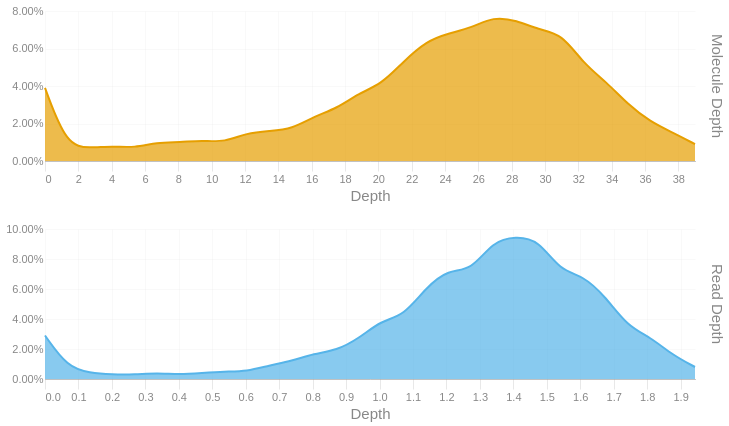

Notebook source saved alongside this figure:
### Code cell
readdep = depth_hist(tb['Read Depth'], q99, 3)
readdep = readdep.with_columns(pl.lit('Read Depth').alias('Metric'))
if not SKIPLR:
    moldep = depth_hist(tb['Molecule Depth'], mol_q99, 1)
    moldep = moldep.with_columns(pl.lit('Molecule Depth').alias('Metric'))
    _hist = pl.concat([readdep, moldep])
    _hist = _hist.filter(pl.col('Proportion') != 0)
    with SafeRender(_hist):
        (
            alt.Chart(_hist)        
            .mark_area(interpolate = "basis")
            .encode(
                x=alt.X('Bin:Q').scale(domainMin=0).axis(alt.Axis(title='Depth')),
                y = alt.Y('Proportion:Q', title = None).axis(format = '.2%'),
                color = alt.Color('Metric:N').legend(None),
                row = alt.Row("Metric:N").header(title = None, labelOrient = 'right'),
                tooltip = [
                    alt.Tooltip("Metric:N", title = "Metric"),
                    alt.Tooltip('Interval:N', title = "Depth Interval"),
                    alt.Tooltip('Proportion:Q', title = "% Alignments").format('.2%')
                ]
            )
            .resolve_scale(x='independent', y='independent')
            .properties(
                height = 150, width = 650,
                usermeta={'embedOptions': {'downloadFileName': f'{samplename}.depth.hist'}}
            )
        ).display()
else:
    readdep = readdep.filter(pl.col('Proportion') != 0)
    with SafeRender(readdep):
        (
            alt.Chart(readdep)        
            .mark_area(interpolate = "basis")
            .encode(
                x=alt.X('Bin:Q').scale(domainMin=0).axis(alt.Axis(title='Depth')),
                y = alt.Y('Proportion:Q', title = None).axis(format = '.2%'),
                tooltip = [
                    alt.Tooltip('Interval:N', title = "Depth Interval"),
                    alt.Tooltip('Proportion:Q', title = "% Alignments").format('.2%')
                ]
            )
            .properties(
                usermeta={'embedOptions': {'downloadFileName': f'{samplename}.depth.hist'}}
            )
        ).display()

### Figure 1 — Vega-Lite specification as saved in the notebook (floating-point values rounded to 4 significant figures)
{"width": 650, "height": 150, "config": {"title": {"anchor": "start", "dy": -15, "fontSize": 18, "color": "#888888", "subtitleColor": "#888888", "subtitleFontSize": 14}, "arc": {"fill": "#0072B2"}, "axis": {"domainColor": "#888888", "domainWidth": 0.5, "gridWidth": 0.2, "grid": false, "titleFontWeight": 400, "titleFontSize": 15, "labelFontSize": 11, "labelColor": "#888888", "tickColor": "#888888", "tickWidth": 0.2, "titleColor": "#888888"}, "axisBand": {"grid": false}, "axisX": {"grid": true, "tickSize": 10, "domainCap": "round"}, "axisY": {"domain": false, "grid": true, "tickSize": 0, "domainCap": "round"}, "background": "transparent", "header": {"labelFontSize": 15, "labelColor": "#888888", "titleFontSize": 15, "titleFontWeight": 600, "titleColor": "#888888"}, "legend": {"labelFont": "sans-serif", "labelFontSize": 12, "labelColor": "#888888", "symbolSize": 100, "symbolType": "circle", "titleFontSize": 12, "titlePadding": 10, "titleColor": "#888888", "title": null}, "range": {"category": ["#E69F00", "#56B4E9", "#009E73", "#F0E442", "#0072B2", "#D55E00", "#CC79A7", "#000000"], "diverging": ["#cfe8f3", "#a2d4ec", "#73bfe2", "#46abdb", "#1696d2", "#12719e"]}, "area": {"fill": "#0072B2", "fillOpacity": 0.7, "line": true, "strokeOpacity": 0.7}, "line": {"color": "#0072B2", "stroke": "#0072B2", "strokeWidth": 2}, "trail": {"color": "#0072B2", "stroke": "#0072B2", "strokeWidth": 0, "size": 1}, "point": {"filled": true, "fillOpacity": 1.0, "size": 95}, "text": {"color": "#888888", "fontSize": 11, "align": "right", "fontWeight": 400, "size": 11}, "bar": {"fill": "#0072B2", "stroke": null}, "view": {"stroke": null, "continuousWidth": 660, "continuousHeight": 400}}, "data": {"name": "data-d433e18b8d68ec3a62ddfd2562081b7a"}, "mark": {"type": "area", "interpolate": "basis"}, "encoding": {"color": {"field": "Metric", "legend": null, "type": "nominal"}, "row": {"field": "Metric", "header": {"title": null, "labelOrient": "right"}, "type": "nominal"}, "tooltip": [{"field": "Metric", "title": "Metric", "type": "nominal"}, {"field": "Interval", "title": "Depth Interval", "type": "nominal"}, {"field": "Proportion", "format": ".2%", "title": "% Alignments", "type": "quantitative"}], "x": {"axis": {"title": "Depth"}, "field": "Bin", "scale": {"domainMin": 0}, "type": "quantitative"}, "y": {"axis": {"format": ".2%"}, "field": "Proportion", "title": null, "type": "quantitative"}}, "resolve": {"scale": {"x": "independent", "y": "independent"}}, "usermeta": {"embedOptions": {"downloadFileName": "S3_Annapolis_296.depth.hist"}}, "$schema": "https://vega.github.io/schema/vega-lite/v6.1.0.json", "datasets": {"data-d433e18b8d68ec3a62ddfd2562081b7a": [{"Bin": 0.0, "Interval": "0.0-0.067", "Proportion": 0.029, "Metric": "Read Depth"}, {"Bin": 0.067, "Interval": "0.067-0.134", "Proportion": 0.008, "Metric": "Read Depth"}, {"Bin": 0.134, "Interval": "0.134-0.201", "Proportion": 0.004, "Metric": "Read Depth"}, {"Bin": 0.201, "Interval": "0.201-0.268", "Proportion": 0.003, "Metric": "Read Depth"}, {"Bin": 0.268, "Interval": "0.268-0.335", "Proportion": 0.003, "Metric": "Read Depth"}, {"Bin": 0.335, "Interval": "0.335-0.402", "Proportion": 0.004, "Metric": "Read Depth"}, {"Bin": 0.402, "Interval": "0.402-0.469", "Proportion": 0.003, "Metric": "Read Depth"}, {"Bin": 0.469, "Interval": "0.469-0.536", "Proportion": 0.004, "Metric": "Read Depth"}, {"Bin": 0.536, "Interval": "0.536-0.603", "Proportion": 0.005, "Metric": "Read Depth"}, {"Bin": 0.603, "Interval": "0.603-0.67", "Proportion": 0.005, "Metric": "Read Depth"}, {"Bin": 0.67, "Interval": "0.67-0.737", "Proportion": 0.009, "Metric": "Read Depth"}, {"Bin": 0.737, "Interval": "0.737-0.804", "Proportion": 0.012, "Metric": "Read Depth"}, {"Bin": 0.804, "Interval": "0.804-0.871", "Proportion": 0.017, "Metric": "Read Depth"}, {"Bin": 0.871, "Interval": "0.871-0.938", "Proportion": 0.019, "Metric": "Read Depth"}, {"Bin": 0.938, "Interval": "0.938-1.005", "Proportion": 0.027, "Metric": "Read Depth"}, {"Bin": 1.005, "Interval": "1.005-1.072", "Proportion": 0.039, "Metric": "Read Depth"}, {"Bin": 1.072, "Interval": "1.072-1.139", "Proportion": 0.042, "Metric": "Read Depth"}, {"Bin": 1.139, "Interval": "1.139-1.206", "Proportion": 0.061, "Metric": "Read Depth"}, {"Bin": 1.206, "Interval": "1.206-1.273", "Proportion": 0.073, "Metric": "Read Depth"}, {"Bin": 1.273, "Interval": "1.273-1.34", "Proportion": 0.072, "Metric": "Read Depth"}, {"Bin": 1.34, "Interval": "1.34-1.407", "Proportion": 0.092, "Metric": "Read Depth"}, {"Bin": 1.407, "Interval": "1.407-1.474", "Proportion": 0.095, "Metric": "Read Depth"}, {"Bin": 1.474, "Interval": "1.474-1.541", "Proportion": 0.093, "Metric": "Read Depth"}, {"Bin": 1.541, "Interval": "1.541-1.608", "Proportion": 0.072, "Metric": "Read Depth"}, {"Bin": 1.608, "Interval": "1.608-1.675", "Proportion": 0.069, "Metric": "Read Depth"}, {"Bin": 1.675, "Interval": "1.675-1.742", "Proportion": 0.055, "Metric": "Read Depth"}, {"Bin": 1.742, "Interval": "1.742-1.809", "Proportion": 0.035, "Metric": "Read Depth"}, {"Bin": 1.809, "Interval": "1.809-1.876", "Proportion": 0.028, "Metric": "Read Depth"}, {"Bin": 1.876, "Interval": "1.876-1.943", "Proportion": 0.016, "Metric": "Read Depth"}, {"Bin": 1.943, "Interval": "1.943-2.01", "Proportion": 0.008, "Metric": "Read Depth"}, {"Bin": 0.0, "Interval": "0.0-1.3", "Proportion": 0.039, "Metric": "Molecule Depth"}, {"Bin": 1.3, "Interval": "1.3-2.7", "Proportion": 0.008, "Metric": "Molecule Depth"}, {"Bin": 2.7, "Interval": "2.7-4.0", "Proportion": 0.007, "Metric": "Molecule Depth"}, {"Bin": 4.0, "Interval": "4.0-5.4", "Proportion": 0.008, "Metric": "Molecule Depth"}, {"Bin": 5.4, "Interval": "5.4-6.7", "Proportion": 0.007, "Metric": "Molecule Depth"}, {"Bin": 6.7, "Interval": "6.7-8.1", "Proportion": 0.01, "Metric": "Molecule Depth"}, {"Bin": 8.1, "Interval": "8.1-9.4", "Proportion": 0.01, "Metric": "Molecule Depth"}, {"Bin": 9.4, "Interval": "9.4-10.8", "Proportion": 0.011, "Metric": "Molecule Depth"}, {"Bin": 10.8, "Interval": "10.8-12.1", "Proportion": 0.01, "Metric": "Molecule Depth"}, {"Bin": 12.1, "Interval": "12.1-13.5", "Proportion": 0.015, "Metric": "Molecule Depth"}, {"Bin": 13.5, "Interval": "13.5-14.8", "Proportion": 0.016, "Metric": "Molecule Depth"}, {"Bin": 14.8, "Interval": "14.8-16.2", "Proportion": 0.017, "Metric": "Molecule Depth"}, {"Bin": 16.2, "Interval": "16.2-17.5", "Proportion": 0.024, "Metric": "Molecule Depth"}, {"Bin": 17.5, "Interval": "17.5-18.8", "Proportion": 0.028, "Metric": "Molecule Depth"}, {"Bin": 18.8, "Interval": "18.8-20.2", "Proportion": 0.036, "Metric": "Molecule Depth"}, {"Bin": 20.2, "Interval": "20.2-21.5", "Proportion": 0.041, "Metric": "Molecule Depth"}, {"Bin": 21.5, "Interval": "21.5-22.9", "Proportion": 0.053, "Metric": "Molecule Depth"}, {"Bin": 22.9, "Interval": "22.9-24.2", "Proportion": 0.064, "Metric": "Molecule Depth"}, {"Bin": 24.2, "Interval": "24.2-25.6", "Proportion": 0.068, "Metric": "Molecule Depth"}, {"Bin": 25.6, "Interval": "25.6-26.9", "Proportion": 0.071, "Metric": "Molecule Depth"}, {"Bin": 26.9, "Interval": "26.9-28.3", "Proportion": 0.077, "Metric": "Molecule Depth"}, {"Bin": 28.3, "Interval": "28.3-29.6", "Proportion": 0.075, "Metric": "Molecule Depth"}, {"Bin": 29.6, "Interval": "29.6-31.0", "Proportion": 0.07, "Metric": "Molecule Depth"}, {"Bin": 31.0, "Interval": "31.0-32.3", "Proportion": 0.068, "Metric": "Molecule Depth"}, {"Bin": 32.3, "Interval": "32.3-33.7", "Proportion": 0.052, "Metric": "Molecule Depth"}, {"Bin": 33.7, "Interval": "33.7-35.0", "Proportion": 0.042, "Metric": "Molecule Depth"}, {"Bin": 35.0, "Interval": "35.0-36.3", "Proportion": 0.03, "Metric": "Molecule Depth"}, {"Bin": 36.3, "Interval": "36.3-37.7", "Proportion": 0.021, "Metric": "Molecule Depth"}, {"Bin": 37.7, "Interval": "37.7-39.0", "Proportion": 0.015, "Metric": "Molecule Depth"}, {"Bin": 39.0, "Interval": "39.0-40.38", "Proportion": 0.009, "Metric": "Molecule Depth"}]}}
